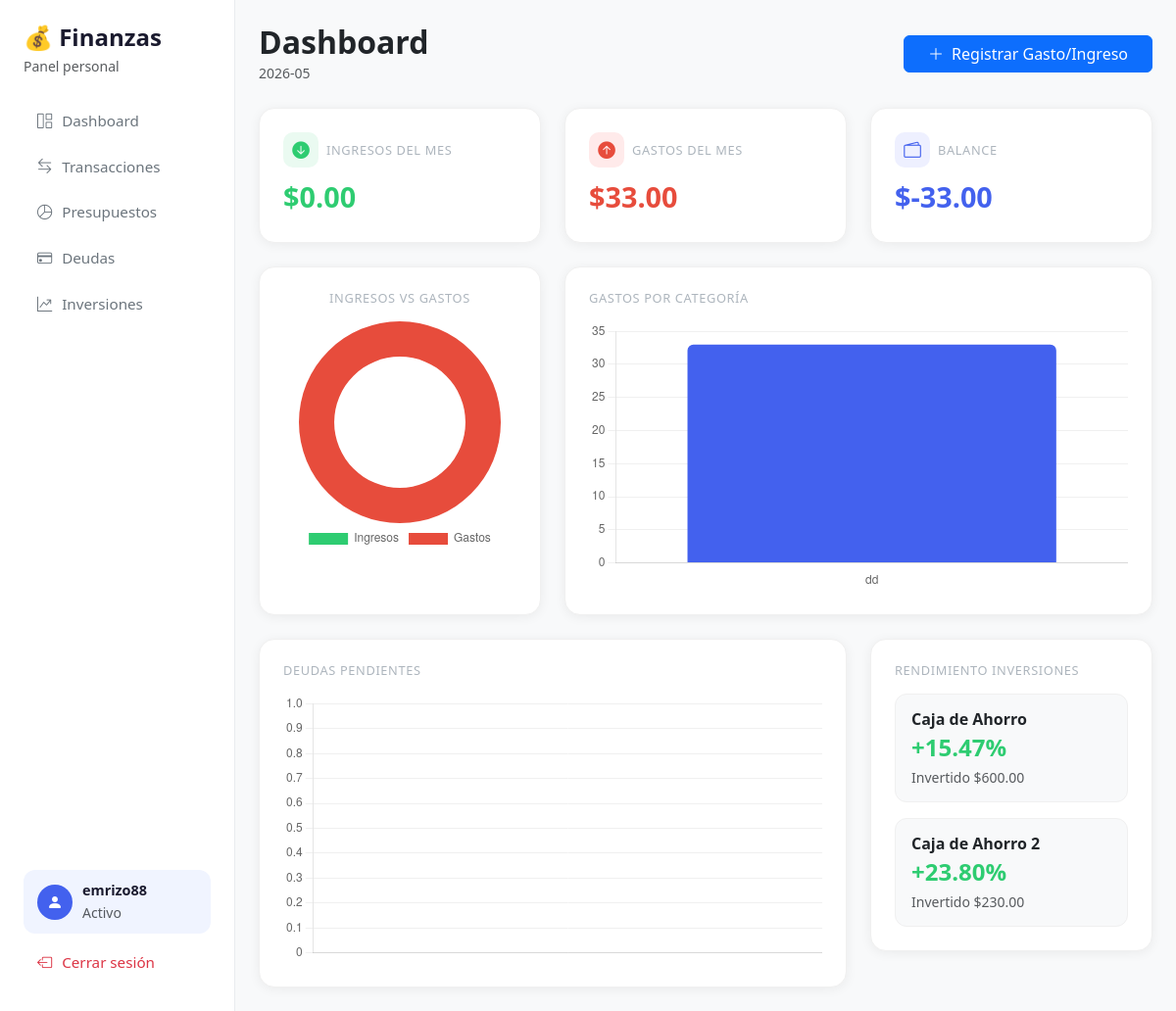
The page / (signed in) on the database its author committed.
### tables this page shows
CREATE TABLE inversiones (
            id              INTEGER PRIMARY KEY AUTOINCREMENT,
            user_id         INTEGER NOT NULL REFERENCES users(id),
            nombre          TEXT NOT NULL,
            tipo            TEXT NOT NULL,
            monto_invertido REAL NOT NULL,
            valor_actual    REAL NOT NULL,
            fecha           TEXT NOT NULL
        );

### app.py (the view)
@app.route('/')
def index():
    mes_actual = date.today().strftime('%Y-%m')
    dia_actual = date.today()
    user_id = session['user_id']
    resumen = obtener_resumen_mes(user_id, mes_actual)
    deudas_mes = obtener_deuda_del_mes(user_id,mes_actual)
    gastos_cat = obtener_gastos_por_categoria(user_id,mes_actual)
    lista = obtener_inversiones(user_id)
    inversiones_rend = obtener_rend_inversiones(user_id,lista,dia_actual)
    return render_template("index.html", resumen=resumen, deudas_mes=deudas_mes,gastos_cat=gastos_cat,mes=mes_actual,inversiones_rend=inversiones_rend)

### app.py (called while the page is built)
@app.before_request
def verificar_sesion():
    if request.endpoint in ('login', 'register', 'static'):
        return
    if 'user_id' not in session:
        return redirect(url_for('login'))
    g.username = session.get('username')

### database.py (called while the page is built)
def get_connection():
    conn = sqlite3.connect(DATABASE)
    conn.row_factory = sqlite3.Row
    return conn

def obtener_resumen_mes(user_id, mes):
    conn = get_connection()
    cursor = conn.cursor()
    cursor.execute('''
        SELECT COALESCE(SUM(monto), 0) FROM transacciones
        WHERE tipo = 'ingreso' AND user_id = ? AND fecha LIKE ?
    ''', (user_id, f'{mes}%',))
    ingresos = cursor.fetchone()[0]
    cursor.execute('''
        SELECT COALESCE(SUM(monto), 0) FROM transacciones
        WHERE tipo = 'gasto' AND user_id = ? AND fecha LIKE ?
    ''', (user_id, f'{mes}%',))
    gastos = cursor.fetchone()[0]
    conn.close()
    return {'ingresos': ingresos, 'gastos': gastos, 'balance': ingresos - gastos}

def obtener_gastos_por_categoria(user_id,mes):
    conn = get_connection()
    cursor = conn.cursor()
    cursor.execute('''
        SELECT categoria, SUM(monto) FROM transacciones
        WHERE tipo = 'gasto' AND user_id = ? AND fecha LIKE ? GROUP BY categoria
    ''', (user_id, f'{mes}%',))
    gastos_por_categoria = cursor.fetchall()
    conn.close()
    return gastos_por_categoria

def obtener_deuda_del_mes(user_id,mes):
    conn = get_connection()
    cursor = conn.cursor()
    cursor.execute('''
        SELECT nombre , monto_total, monto_pagado FROM deudas WHERE user_id = ? AND fecha_inicio <= ? AND (fecha_limite >= ? OR fecha_limite IS NULL)
                   ''', (user_id, f'{mes}-31', f'{mes}-01'))
    deudas_del_mes = cursor.fetchall()
    resultado = []
    for d in deudas_del_mes:
        d = dict(d)
        d['pendiente'] = d['monto_total'] - d['monto_pagado']
        resultado.append(d)
    conn.close()
    return resultado

def obtener_inversiones(user_id):
    conn = get_connection()
    cursor = conn.cursor()
    cursor.execute('SELECT * FROM inversiones WHERE user_id = ?', (user_id,))
    inversiones = cursor.fetchall()
    resultado = []
    for p in inversiones:
        p = dict(p)
        p['resultado'] = p['valor_actual'] - p['monto_invertido']
        resultado.append(p)
    conn.close()
    return resultado

### templates/index.html (shortened to what this page needs)
{% extends 'base.html' %}
{% block contenido %}
<div class="d-flex justify-content-between align-items-center mb-4">
    <div>
        <h2 class="fw-bold mb-0">Dashboard</h2>
        <small class="text-muted">{{ mes }}</small>
    </div>
    <button class="btn btn-primary px-4" data-bs-toggle="modal" data-bs-target="#modalTransaccion">
        <i class="bi bi-plus-lg me-1"></i> Registrar Gasto/Ingreso
    </button>
</div>
<div class="row g-4 mb-4">
    <div class="col-md-4">
        <div class="tarjeta">
            <div class="d-flex align-items-center gap-2 mb-2">
                <div class="icono-tarjeta" style="background:#eafaf1; color:#2ecc71;">
                    <i class="bi bi-arrow-down-circle-fill"></i>
                </div>
                <h6 class="mb-0">Ingresos del mes</h6>
            </div>
            <div class="monto color-ingreso">${{ '%.2f' | format(resumen['ingresos']) }}</div>
        </div>
    </div>
    <div class="col-md-4">
        <div class="tarjeta">
            <div class="d-flex align-items-center gap-2 mb-2">
                <div class="icono-tarjeta" style="background:#ffeaea; color:#e74c3c;">
                    <i class="bi bi-arrow-up-circle-fill"></i>
                </div>
                <h6 class="mb-0">Gastos del mes</h6>
            </div>
            <div class="monto color-gasto">${{ '%.2f' | format(resumen['gastos']) }}</div>
        </div>
    </div>
    <div class="col-md-4">
        <div class="tarjeta">
            <div class="d-flex align-items-center gap-2 mb-2">
                <div class="icono-tarjeta" style="background:#eef0ff; color:#4361ee;">
                    <i class="bi bi-wallet2"></i>
                </div>
                <h6 class="mb-0">Balance</h6>
            </div>
            <div class="monto color-balance">${{ '%.2f' | format(resumen['balance']) }}</div>
        </div>
    </div>
</div>
<div class="row g-4 mb-4">
    <div class="col-md-4">
        <div class="tarjeta text-center h-100">
            <h6 class="mb-3">Ingresos vs Gastos</h6>
            <canvas id="graficaMes"></canvas>
        </div>
    </div>
    <div class="col-md-8">
        <div class="tarjeta h-100">
            <h6 class="mb-3">Gastos por categoría</h6>
            <canvas id="graficaCategorias"></canvas>
        </div>
    </div>
</div>
<div class="row g-4">
    <div class="col-md-8">
        <div class="tarjeta">
            <h6 class="mb-3">Deudas pendientes</h6>
            <canvas id="graficaDeudas"></canvas>
        </div>
    </div>
    <div class="col-md-4">
        <div class="tarjeta">
            <h6 class="mb-3">Rendimiento inversiones</h6>
            <div class="d-flex flex-column gap-3">
                {% for inv in inversiones_rend %}
                <div class="inversion-card">
                    <div class="d-flex justify-content-between align-items-start">
                        <span class="fw-semibold">{{ inv['nombre'] }}</span>
                    </div>
                    <div class="rendimiento-valor {{ 'color-ingreso' if inv['rendimiento_anualizado'] >= 0 else 'color-gasto' }}">
                        {{ '+' if inv['rendimiento_anualizado'] >= 0 else '' }}{{ '%.2f' | format(inv['rendimiento_anualizado']) }}%
                    </div>
                    <small class="text-muted">Invertido ${{ '%.2f' | format(inv['monto_invertido']) }}</small>
                </div>
                {% endfor %}
            </div>
        </div>
    </div>
</div>
<script>
    const ctx1 = document.getElementById('graficaMes').getContext('2d');
    new Chart(ctx1, {
        type: 'doughnut',
        data: {
            labels: ['Ingresos', 'Gastos'],
            datasets: [{
                data: [{{ resumen['ingresos'] }}, {{ resumen['gastos'] }}],
                backgroundColor: ['#2ecc71', '#e74c3c'],
                borderWidth: 0
            }]
        },
        options: {
            plugins: { legend: { position: 'bottom' } },
            cutout: '65%'
        }
    });
    const categorias = {{ gastos_cat | map(attribute=0) | list | tojson }};
    const montos = {{ gastos_cat | map(attribute=1) | list | tojson }};
    const ctx2 = document.getElementById('graficaCategorias').getContext('2d');
    new Chart(ctx2, {
        type: 'bar',
        data: {
            labels: categorias,
            datasets: [{
                label: 'Gastos',
                data: montos,
                backgroundColor: ['#4361ee', '#2ecc71', '#e74c3c', '#f39c12', '#9b59b6', '#1abc9c', '#e67e22', '#3498db'],
                borderWidth: 0,
                borderRadius: 6
            }]
        },
        options: {
            plugins: { legend: { display: false } },
            scales: { y: { beginAtZero: true, grid: { color: '#f0f0f0' } }, x: { grid: { display: false } } }
        }
    });
    const nombresDeudas = {{ deudas_mes | map(attribute="nombre") | list | tojson }};
    const montosDeudas = {{ deudas_mes | map(attribute="pendiente") | list | tojson }};
    const ctx3 = document.getElementById('graficaDeudas').getContext('2d');
    new Chart(ctx3, {
        type: 'bar',
        data: {
            labels: nombresDeudas,
            datasets: [{
                label: 'Pendiente',
                data: montosDeudas,
                backgroundColor: '#e74c3c',
                borderWidth: 0,
                borderRadius: 6
            }]
        },
        options: {
            plugins: { legend: { display: false } },
            scales: { y: { beginAtZero: true, grid: { color: '#f0f0f0' } }, x: { grid: { display: false } } }
        }
    });
</script>
{% endblock %}

### static/css/style.css (style rules this page uses)
body { background-color: #f8f9fa; font-family: 'Segoe UI', system-ui, sans-serif; min-height: 100vh; }
.tarjeta { background: #ffffff; border-radius: 16px; padding: 1.5rem; box-shadow: 0 2px 12px rgba(0,0,0,0.06); border: 1px solid #f0f0f0; }
.tarjeta h6 { color: #adb5bd; font-size: 0.8rem; text-transform: uppercase; letter-spacing: 0.05em; margin-bottom: 0.5rem; }
.tarjeta .monto { font-size: 1.8rem; font-weight: 700; }
.color-ingreso { color: #2ecc71; }
.color-gasto { color: #e74c3c; }
.color-balance { color: #4361ee; }
.icono-tarjeta { width: 36px; height: 36px; border-radius: 10px; display: flex; align-items: center; justify-content: center; font-size: 1.1rem; flex-shrink: 0; }
.inversion-card { background: #f8f9fa; border-radius: 12px; padding: 0.8rem 1rem; border: 1px solid #f0f0f0; }
.rendimiento-valor { font-size: 1.5rem; font-weight: 700; line-height: 1.2; margin: 0.2rem 0; }

### rows shown on the page
inversiones: nombre "Caja de Ahorro", rendimiento_anualizado "+", rendimiento_anualizado "15.47", monto_invertido "600.00"
inversiones: nombre "Caja de Ahorro 2", rendimiento_anualizado "+", rendimiento_anualizado "23.80", monto_invertido "230.00"

### other values the page prints
{{ session['username'] }} "emrizo88"
{{ '%.2f' | format(resumen['ingresos']) }} "0.00"
{{ '%.2f' | format(resumen['gastos']) }} "33.00"
{{ '%.2f' | format(resumen['balance']) }} "-33.00"
chart data {{ resumen['ingresos'] }} 0
chart data {{ gastos_cat | map(attribute=0) | list | tojson }} ["dd"]
chart data {{ gastos_cat | map(attribute=1) | list | tojson }} [33.0]
